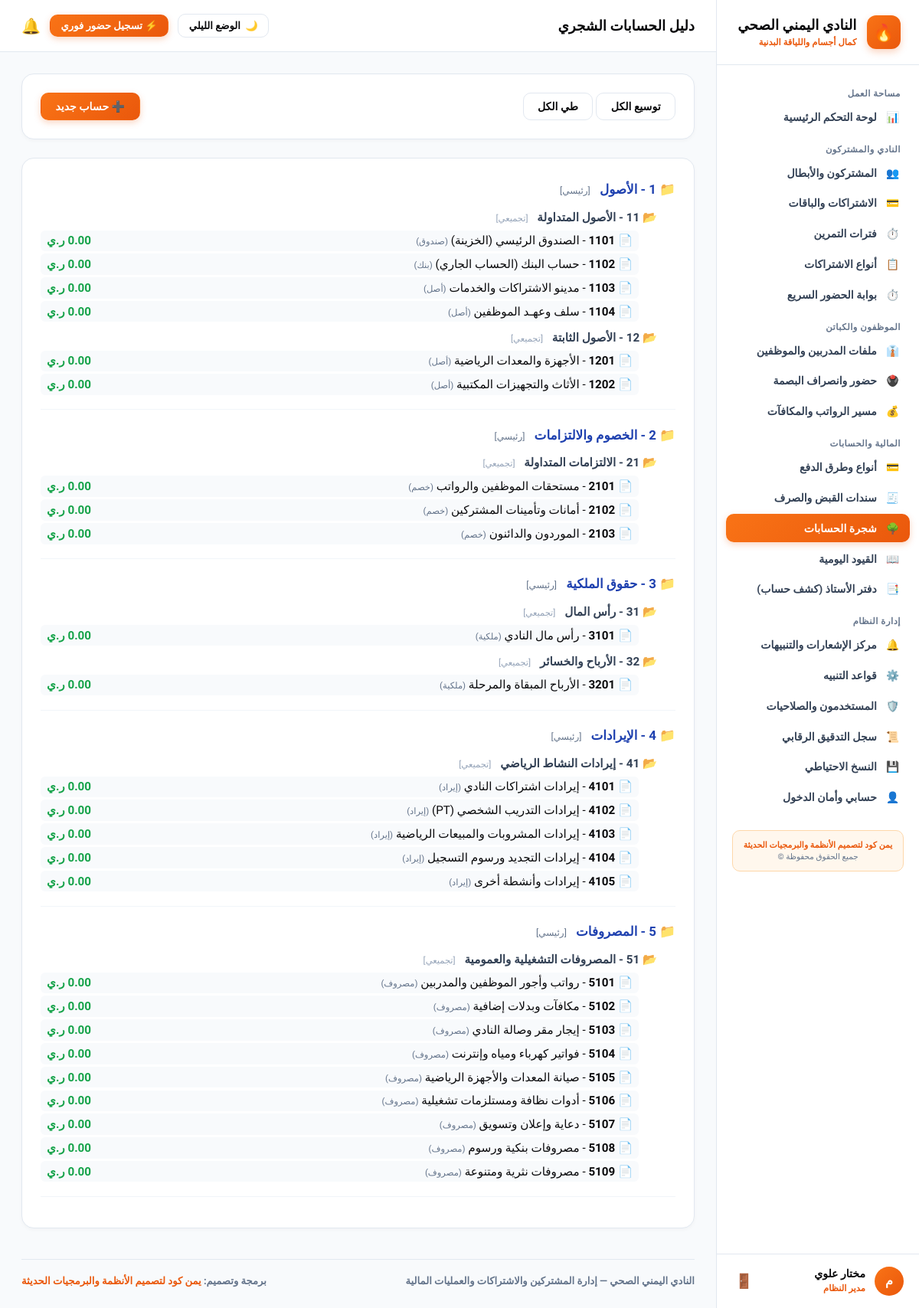
The app's page /accounting/accounts (signed in) with its own data.
### app/models.py (models this page shows, shortened)
class User(UserMixin, db.Model):
    __tablename__ = "users"
    id = db.Column(db.Integer, primary_key=True)
    username = db.Column(db.String(80), unique=True, nullable=False)
    password_hash = db.Column(db.String(255), nullable=False)
    full_name = db.Column(db.String(120), nullable=False)
    role_name = db.Column(db.String(50), default="مدير النظام")
    is_active = db.Column(db.Boolean, default=True)
    created_at = db.Column(db.DateTime, default=datetime.utcnow)

class Account(db.Model):
    __tablename__ = "accounts"
    id = db.Column(db.Integer, primary_key=True)
    code = db.Column(db.String(30), unique=True, nullable=False)
    name = db.Column(db.String(150), nullable=False)
    parent_id = db.Column(db.Integer, db.ForeignKey("accounts.id"), nullable=True)
    node_type = db.Column(db.String(30), default="فرعي")
    is_postable = db.Column(db.Boolean, default=True)
    balance = db.Column(db.Float, default=0.0)
    children = db.relationship("Account", backref=db.backref("parent", remote_side=[id]), lazy=True)

### app/routes/accounting.py (the view)
@accounting_bp.route("/accounts", methods=["GET"])
@login_required
def accounts():
    root_accounts = Account.query.filter_by(parent_id=None).order_by(Account.code.asc()).all()
    all_accounts = Account.query.order_by(Account.code.asc()).all()
    return render_template("accounting/accounts.html", root_accounts=root_accounts, all_accounts=all_accounts)

### app/templates/accounting/accounts.html (shortened to what this page needs)
{% extends "base.html" %}
{% block header_title %}دليل الحسابات الشجري{% endblock %}
{% block content %}
<div class="card" style="display: flex; justify-content: space-between; align-items: center; flex-wrap: wrap; gap: 1rem;">
  <div>
    <button type="button" class="btn btn-secondary" onclick="expandAll()">توسيع الكل</button>
    <button type="button" class="btn btn-secondary" onclick="collapseAll()">طي الكل</button>
  </div>
  <button type="button" class="btn btn-primary" onclick="openModal('addAccountModal')">➕ حساب جديد</button>
</div>
<div class="card">
  <div style="font-family: monospace; font-size: 0.95rem;">
    {% for root in root_accounts %}
      <div style="margin-bottom: 1rem; border-bottom: 1px solid #f1f5f9; padding-bottom: 0.75rem;">
        <div style="font-weight: 800; font-size: 1.05rem; color: #1e40af; cursor: pointer; padding: 0.4rem 0;" onclick="toggleNode('node-{{ root.id }}')">
          📁 {{ root.code }} - {{ root.name }}
          <span style="font-size: 0.75rem; color: #64748b; font-weight: normal; margin-right: 0.5rem;">[{{ root.node_type }}]</span>
        </div>
        <div id="node-{{ root.id }}" style="padding-right: 1.5rem;">
          {% for child in root.children %}
            <div style="margin: 0.4rem 0;">
              <div style="font-weight: 700; color: #334155; cursor: pointer; padding: 0.3rem 0;" onclick="toggleNode('node-{{ child.id }}')">
                📂 {{ child.code }} - {{ child.name }}
                <span style="font-size: 0.72rem; color: #94a3b8; font-weight: normal; margin-right: 0.5rem;">[{{ child.node_type }}]</span>
              </div>
              <div id="node-{{ child.id }}" style="padding-right: 1.5rem;">
                {% for sub in child.children %}
                  <div style="display: flex; justify-content: space-between; align-items: center; padding: 0.3rem 0.5rem; background: #f8fafc; border-radius: 6px; margin: 0.2rem 0;">
                    <span>📄 <strong>{{ sub.code }}</strong> - {{ sub.name }} <span style="font-size: 0.72rem; color: #64748b;">({{ sub.node_type }})</span></span>
                    <span style="font-weight: bold; color: {% if sub.balance >= 0 %}#16a34a{% else %}#dc2626{% endif %};">
                      {{ "{:,.2f}".format(sub.balance) }} ر.ي
                    </span>
                  </div>
                {% endfor %}
              </div>
            </div>
          {% endfor %}
        </div>
      </div>
    {% endfor %}
  </div>
</div>
{% endblock %}

### app/templates/base.html (shortened to what this page needs)
<!doctype html>
<html lang="ar" dir="rtl" data-theme="light">
<head>
  <link rel="stylesheet" href="{{ url_for('static', filename='css/theme-iron.css') }}">
</head>
<body>
  <div class="layout-root">
    <aside class="sidebar">
      <a href="{{ url_for('dashboard.index') }}" class="sidebar-brand">
        <div class="brand-icon">🔥</div>
        <div>
          <strong style="font-size: 1.15rem; display: block; line-height: 1.25; font-weight: 900;">النادي اليمني الصحي</strong>
          <span style="font-size: 0.72rem; color: var(--primary); font-weight: 800;">كمال أجسام واللياقة البدنية</span>
        </div>
      </a>
      <div class="sidebar-nav">
        <div class="nav-group-title">مساحة العمل</div>
        <a href="{{ url_for('dashboard.index') }}" class="nav-link {% if request.path == '/dashboard/' %}active{% endif %}">
          <span>📊</span>
          <span>لوحة التحكم الرئيسية</span>
        </a>
        <div class="nav-group-title">النادي والمشتركون</div>
        <a href="{{ url_for('members.index') }}" class="nav-link {% if '/members' in request.path %}active{% endif %}">
          <span>👥</span>
          <span>المشتركون والأبطال</span>
        </a>
        <a href="{{ url_for('subscriptions.index') }}" class="nav-link {% if request.path == '/subscriptions/' %}active{% endif %}">
          <span>💳</span>
          <span>الاشتراكات والباقات</span>
        </a>
        <a href="{{ url_for('shifts.index') }}" class="nav-link {% if '/shifts' in request.path %}active{% endif %}">
          <span>⏱️</span>
          <span>فترات التمرين</span>
        </a>
        <a href="{{ url_for('subscriptions.plans') }}" class="nav-link {% if '/subscriptions/plans' in request.path %}active{% endif %}">
          <span>📋</span>
          <span>أنواع الاشتراكات</span>
        </a>
        <a href="{{ url_for('attendance.index') }}" class="nav-link {% if '/member-attendance' in request.path %}active{% endif %}">
          <span>⏱️</span>
          <span>بوابة الحضور السريع</span>
        </a>
        <div class="nav-group-title">الموظفون والكباتن</div>
        <a href="{{ url_for('employees.index') }}" class="nav-link {% if request.path == '/employees/' %}active{% endif %}">
          <span>👔</span>
          <span>ملفات المدربين والموظفين</span>
        </a>
        <a href="{{ url_for('employees.attendance') }}" class="nav-link {% if '/employees/attendance' in request.path %}active{% endif %}">
          <span>🖲️</span>
          <span>حضور وانصراف البصمة</span>
        </a>
        <a href="{{ url_for('employees.payroll') }}" class="nav-link {% if '/employees/payroll' in request.path %}active{% endif %}">
          <span>💰</span>
          <span>مسير الرواتب والمكافآت</span>
        </a>
        <div class="nav-group-title">المالية والحسابات</div>
        <a href="{{ url_for('payments.methods') }}" class="nav-link {% if '/payments/methods' in request.path %}active{% endif %}">
          <span>💳</span>
          <span>أنواع وطرق الدفع</span>
        </a>
        <a href="{{ url_for('accounting.vouchers') }}" class="nav-link {% if '/accounting/vouchers' in request.path %}active{% endif %}">
          <span>🧾</span>
          <span>سندات القبض والصرف</span>
        </a>
        <a href="{{ url_for('accounting.accounts') }}" class="nav-link {% if '/accounting/accounts' in request.path %}active{% endif %}">
          <span>🌳</span>
          <span>شجرة الحسابات</span>
        </a>
        <a href="{{ url_for('accounting.journal') }}" class="nav-link {% if '/accounting/journal' in request.path %}active{% endif %}">
          <span>📖</span>
          <span>القيود اليومية</span>
        </a>
        <a href="{{ url_for('accounting.ledger') }}" class="nav-link {% if '/accounting/ledger' in request.path %}active{% endif %}">
          <span>📑</span>
          <span>دفتر الأستاذ (كشف حساب)</span>
        </a>
        <div class="nav-group-title">إدارة النظام</div>
        <a href="{{ url_for('notifications.index') }}" class="nav-link {% if request.path == '/notifications/' %}active{% endif %}">
          <span>🔔</span>
          <span>مركز الإشعارات والتنبيهات</span>
        </a>
        <a href="{{ url_for('notifications.rules') }}" class="nav-link {% if '/notifications/rules' in request.path %}active{% endif %}">
          <span>⚙️</span>
          <span>قواعد التنبيه</span>
        </a>
        <a href="{{ url_for('auth.users') }}" class="nav-link {% if '/auth/users' in request.path %}active{% endif %}">
          <span>🛡️</span>
          <span>المستخدمون والصلاحيات</span>
        </a>
        <a href="{{ url_for('system.audit') }}" class="nav-link {% if '/system/audit' in request.path %}active{% endif %}">
          <span>📜</span>
          <span>سجل التدقيق الرقابي</span>
        </a>
        <a href="{{ url_for('system.backup') }}" class="nav-link {% if '/system/backup' in request.path %}active{% endif %}">
          <span>💾</span>
          <span>النسخ الاحتياطي</span>
        </a>
        <a href="{{ url_for('auth.profile') }}" class="nav-link {% if '/auth/profile' in request.path %}active{% endif %}">
          <span>👤</span>
          <span>حسابي وأمان الدخول</span>
        </a>
        <div style="margin: 1.5rem 0.5rem 0.5rem 0.5rem; padding: 0.75rem; background: var(--badge-fire-bg); border: 1px solid var(--badge-fire-border); border-radius: 10px; text-align: center;">
          <span style="display: block; font-size: 0.68rem; font-weight: 800; color: var(--primary);">يمن كود لتصميم الأنظمة والبرمجيات الحديثة</span>
          <span style="display: block; font-size: 0.65rem; color: var(--text-caption); margin-top: 2px;">جميع الحقوق محفوظة ©</span>
        </div>
      </div>
      <div class="sidebar-user">
        <div class="user-info">
          <div class="user-avatar">{{ current_user.full_name[0] if current_user.is_authenticated else 'م' }}</div>
          <div>
            <strong style="font-size: 0.88rem; display: block; font-weight: 900;">{{ current_user.full_name if current_user.is_authenticated else 'مستخدم' }}</strong>
            <span style="font-size: 0.72rem; color: var(--primary); font-weight: 800;">{{ current_user.role_name if current_user.is_authenticated else 'مدير النادي' }}</span>
          </div>
        </div>
        <form method="POST" action="{{ url_for('auth.logout') }}">
          <button type="submit" title="تسجيل الخروج" style="background: none; border: none; cursor: pointer; color: var(--text-caption); font-size: 1.15rem; padding: 4px;">
            🚪
          </button>
        </form>
      </div>
    </aside>
    <div class="main-wrapper">
      <header class="topbar">
        <div>
          <h1 style="font-size: 1.15rem; margin: 0; font-weight: 900; color: var(--text-main);">
            {% block header_title %}النادي اليمني الصحي · نظام إدارة الصالة والأنشطة الرياضية{% endblock %}
          </h1>
        </div>
        <div style="display: flex; align-items: center; gap: 0.75rem;">
          <button type="button" class="theme-switch-btn" id="themeToggleBtn" onclick="toggleTheme()" title="التبديل بين الوضع الليلي والنهاري">
            <span id="themeBtnIcon">🌙</span>
            <span id="themeBtnText">الوضع الليلي</span>
          </button>
          <a href="{{ url_for('attendance.index') }}" class="btn btn-primary" style="font-size: 0.82rem; padding: 0.4rem 0.85rem;">
            ⚡ تسجيل حضور فوري
          </a>
          <a href="{{ url_for('notifications.index') }}" title="الإشعارات" style="text-decoration: none; font-size: 1.25rem; position: relative;">
            🔔
          </a>
        </div>
      </header>
      <main class="content-area">
        {% block content %}{% endblock %}
        <footer style="margin-top: 2.5rem; padding-top: 1.25rem; border-top: 1.5px solid var(--card-border); display: flex; justify-content: space-between; align-items: center; flex-wrap: wrap; gap: 0.75rem; font-size: 0.82rem; color: var(--text-caption); font-weight: 700;">
          <div>
            <strong>النادي اليمني الصحي</strong> — إدارة المشتركين والاشتراكات والعمليات المالية
          </div>
          <div>
            برمجة وتصميم: <strong style="color: var(--primary);">يمن كود لتصميم الأنظمة والبرمجيات الحديثة</strong>
          </div>
        </footer>
      </main>
    </div>
  </div>
</body>
</html>

### app/static/css/theme-iron.css (style rules this page uses)
:root, html[data-theme="light"] { --primary: #ea580c; --primary-hover: #c2410c; --primary-gradient: linear-gradient(135deg, #f97316, #ea580c); --primary-glow: rgba(234, 88, 12, 0.25); --body-bg: #f8fafc; --card-bg: #ffffff; --card-border: #e2e8f0; --sidebar-bg: #ffffff; --sidebar-border: #e2e8f0; --topbar-bg: #ffffff; --topbar-border: #e2e8f0; --text-main: #09090b; --text-muted: #334155; --text-caption: #64748b; --badge-fire-bg: #fff7ed; --badge-fire-border: #fed7aa; --badge-fire-text: #c2410c; --badge-success-bg: #dcfce7; --badge-success-text: #166534; --badge-danger-bg: #fee2e2; --badge-danger-text: #991b1b; --badge-warning-bg: #fef3c7; --badge-warning-text: #92400e; --input-bg: #ffffff; --input-border: #cbd5e1; --input-focus: #ea580c; --table-hover: #f1f5f9; --table-th-bg: #f8fafc; }
* { font-family: 'Cairo', system-ui, -apple-system, sans-serif !important; box-sizing: border-box; }
body { background-color: var(--body-bg); color: var(--text-main); margin: 0; min-height: 100vh; transition: background-color 0.2s ease, color 0.2s ease; }
.layout-root { display: flex; min-height: 100vh; }
.sidebar { width: 265px; background: var(--sidebar-bg); border-left: 1.5px solid var(--sidebar-border); display: flex; flex-direction: column; flex-shrink: 0; transition: all 0.2s ease; }
.sidebar-brand { padding: 1.25rem 1.5rem; display: flex; align-items: center; gap: 0.85rem; border-bottom: 1.5px solid var(--sidebar-border); text-decoration: none; color: var(--text-main); }
.brand-icon { width: 44px; height: 44px; background: var(--primary-gradient); color: #fff; border-radius: 12px; display: grid; place-items: center; font-weight: 900; font-size: 1.35rem; box-shadow: 0 4px 10px var(--primary-glow); }
.sidebar-nav { padding: 1rem 0.75rem; flex: 1; overflow-y: auto; }
.nav-group-title { font-size: 0.72rem; font-weight: 800; color: var(--text-caption); text-transform: uppercase; letter-spacing: 0.5px; padding: 0.85rem 0.75rem 0.35rem; }
.nav-link { display: flex; align-items: center; gap: 0.75rem; padding: 0.65rem 0.85rem; color: var(--text-muted); text-decoration: none; border-radius: 10px; font-weight: 700; font-size: 0.88rem; margin-bottom: 3px; transition: all 0.15s ease; }
.nav-link.active { background: var(--primary-gradient); color: #ffffff; font-weight: 800; box-shadow: 0 3px 8px var(--primary-glow); }
.sidebar-user { padding: 1rem 1.25rem; border-top: 1.5px solid var(--sidebar-border); display: flex; align-items: center; justify-content: space-between; background: var(--sidebar-bg); }
.user-info { display: flex; align-items: center; gap: 0.75rem; }
.user-avatar { width: 38px; height: 38px; background: var(--primary-gradient); color: #fff; border-radius: 50%; display: grid; place-items: center; font-weight: 900; font-size: 1rem; }
.main-wrapper { flex: 1; display: flex; flex-direction: column; min-width: 0; }
.topbar { height: 68px; background: var(--topbar-bg); border-bottom: 1.5px solid var(--topbar-border); display: flex; align-items: center; justify-content: space-between; padding: 0 1.75rem; transition: all 0.2s ease; }
.content-area { padding: 1.75rem; flex: 1; }
.card { background: var(--card-bg); border: 1.5px solid var(--card-border); border-radius: 16px; padding: 1.5rem; margin-bottom: 1.5rem; box-shadow: 0 2px 5px rgba(0,0,0,0.03); transition: all 0.2s ease; }
.btn { display: inline-flex; align-items: center; gap: 0.5rem; padding: 0.55rem 1.15rem; border-radius: 10px; font-weight: 800; font-size: 0.88rem; cursor: pointer; border: 1.5px solid transparent; text-decoration: none; transition: all 0.15s ease; }
.btn-primary { background: var(--primary-gradient); color: #fff; box-shadow: 0 3px 8px var(--primary-glow); }
.btn-secondary { background: var(--card-bg); color: var(--text-main); border-color: var(--card-border); }
.theme-switch-btn { background: var(--card-bg); border: 1.5px solid var(--card-border); color: var(--text-main); padding: 0.45rem 0.85rem; border-radius: 10px; font-size: 0.82rem; font-weight: 800; cursor: pointer; display: inline-flex; align-items: center; gap: 0.4rem; transition: all 0.15s ease; }

### records on screen
User: is_active+full_name "م", is_active+full_name "مختار علوي", is_active+role_name "مدير النظام"
Account: name "الأصول", node_type "رئيسي"
Account: name "الأصول المتداولة", node_type "تجميعي"
Account: code "1101", name "الصندوق الرئيسي (الخزينة)", node_type "صندوق", balance "0.00"
Account: code "1102", name "حساب البنك (الحساب الجاري)", node_type "بنك", balance "0.00"
Account: code "1103", name "مدينو الاشتراكات والخدمات", node_type "أصل", balance "0.00"
Account: code "1104", name "سلف وعهـد الموظفين", node_type "أصل", balance "0.00"
Account: name "الأصول الثابتة", node_type "تجميعي"
Account: code "1201", name "الأجهزة والمعدات الرياضية", node_type "أصل", balance "0.00"
Account: code "1202", name "الأثاث والتجهيزات المكتبية", node_type "أصل", balance "0.00"
Account: code "2", name "الخصوم والالتزامات", node_type "رئيسي"
Account: name "الالتزامات المتداولة", node_type "تجميعي"
Account: code "2101", name "مستحقات الموظفين والرواتب", node_type "خصم", balance "0.00"
Account: code "2102", name "أمانات وتأمينات المشتركين", node_type "خصم", balance "0.00"
Account: code "2103", name "الموردون والدائنون", node_type "خصم", balance "0.00"
Account: code "3", name "حقوق الملكية", node_type "رئيسي"
Account: name "رأس المال", node_type "تجميعي"
Account: code "3101", name "رأس مال النادي", node_type "ملكية", balance "0.00"
Account: name "الأرباح والخسائر", node_type "تجميعي"
Account: code "3201", name "الأرباح المبقاة والمرحلة", node_type "ملكية", balance "0.00"
Account: code "4", name "الإيرادات", node_type "رئيسي"
Account: name "إيرادات النشاط الرياضي", node_type "تجميعي"
Account: code "4101", name "إيرادات اشتراكات النادي", node_type "إيراد", balance "0.00"
Account: code "4102", name "إيرادات التدريب الشخصي (PT)", node_type "إيراد", balance "0.00"
Account: code "4103", name "إيرادات المشروبات والمبيعات الرياضية", node_type "إيراد", balance "0.00"
Account: code "4104", name "إيرادات التجديد ورسوم التسجيل", node_type "إيراد", balance "0.00"
Account: code "4105", name "إيرادات وأنشطة أخرى", node_type "إيراد", balance "0.00"
Account: name "المصروفات", node_type "رئيسي"
Account: name "المصروفات التشغيلية والعمومية", node_type "تجميعي"
Account: code "5101", name "رواتب وأجور الموظفين والمدربين", node_type "مصروف", balance "0.00"
Account: code "5102", name "مكافآت وبدلات إضافية", node_type "مصروف", balance "0.00"
Account: code "5103", name "إيجار مقر وصالة النادي", node_type "مصروف", balance "0.00"
Account: code "5104", name "فواتير كهرباء ومياه وإنترنت", node_type "مصروف", balance "0.00"
Account: code "5105", name "صيانة المعدات والأجهزة الرياضية", node_type "مصروف", balance "0.00"
Account: code "5106", name "أدوات نظافة ومستلزمات تشغيلية", node_type "مصروف", balance "0.00"
Account: code "5107", name "دعاية وإعلان وتسويق", node_type "مصروف", balance "0.00"
Account: code "5108", name "مصروفات بنكية ورسوم", node_type "مصروف", balance "0.00"
Account: code "5109", name "مصروفات نثرية ومتنوعة", node_type "مصروف", balance "0.00"
